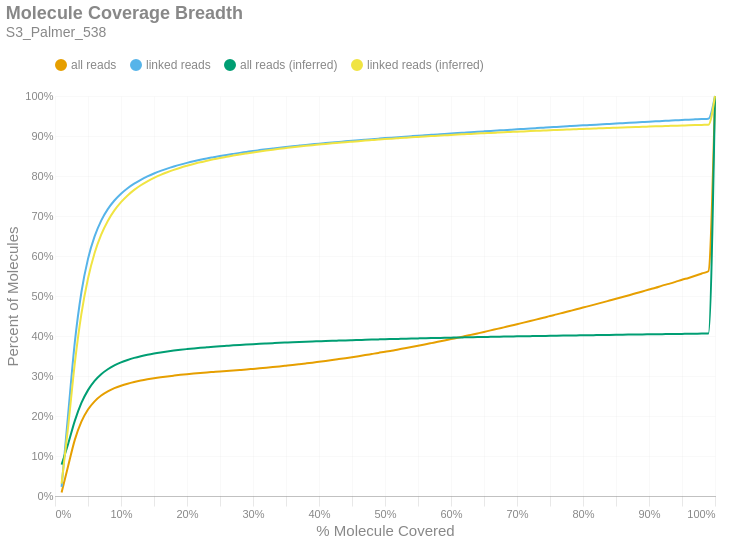

The notebook cell this image was saved under:
### Markdown cell above
### Molecule Read Coverage
This chart shows molecule coverage breadth as computed by the number of bases aligned to that molecule. In other words, "*how much of each unique long molecule is actually sequenced/aligned?*" Keep in mind there is a distinction between sequences and alignments, since some sequences belonging to a particular molecule may not align well and wouldn't appear in the alignment data. This chart also shows molecule coverage breadth as computed by the *inferred fragment* from which the aligned sequences originate. Unlike read coverage, this calculation takes into account the total insert size, including unsequenced gaps between the forward and reverse reads. Like the previous figures, these are cumulative percents.

### Code cell
if SKIPLR:
    print_html(f"Skipped")
else:
    binned_df = consolidated_hist(valids['coverage_bp'], mask, 0.01, True)
    binned_df_inf = consolidated_hist(valids['coverage_inserts'], mask, 0.01, True)
    binned_df = binned_df.with_columns(pl.lit(binned_df_inf['all reads (cumsum)']).alias('all reads (inferred)'))
    binned_df = binned_df.with_columns(pl.lit(binned_df_inf['linked reads (cumsum)']).alias('linked reads (inferred)'))
    binned_df = binned_df.with_columns(
        (pl.col('bin').cast(pl.Float64) + 0.01).alias('right_edge')
    )

    with SafeRender(binned_df):
        (
            density_plot(binned_df, 'Molecule Coverage Breadth', samplename, 'molcov', ['all reads (inferred)','linked reads (inferred)'])
            .encode(
                #x=alt.X('bin:Q', title="% Molecule Covered").axis(format = '%').scale(padding=0),
                x=alt.X('right_edge:Q', title="% Molecule Covered").axis(format='%').scale(padding=0),
                y=alt.Y('value:Q', title='Percent of Molecules')
                    .axis(format='%')
                    .stack(False)
                    .scale(domainMin=0, padding=0),
                color=alt.Color("key:N").scale(domain = ["all reads", "linked reads", "all reads (inferred)", "linked reads (inferred)"]),
                tooltip = [
                    alt.Tooltip("key:N", title = "Data Type"),
                    alt.Tooltip("range_label:N", title="% Molecule Covered"),
                    alt.Tooltip("value:Q", format = ".2%", title="% Molecules")
                ]
            )
        ).display()

### Figure 1 — Vega-Lite specification as saved in the notebook (floating-point values rounded to 4 significant figures)
{"width": "container", "height": 400, "config": {"title": {"anchor": "start", "dy": -15, "fontSize": 18, "color": "#888888", "subtitleColor": "#888888", "subtitleFontSize": 14}, "arc": {"fill": "#0072B2"}, "axis": {"domainColor": "#888888", "domainWidth": 0.5, "gridWidth": 0.2, "grid": false, "titleFontWeight": 400, "titleFontSize": 15, "labelFontSize": 11, "labelColor": "#888888", "tickColor": "#888888", "tickWidth": 0.2, "titleColor": "#888888"}, "axisBand": {"grid": false}, "axisX": {"grid": true, "tickSize": 10, "domainCap": "round"}, "axisY": {"domain": false, "grid": true, "tickSize": 0, "domainCap": "round"}, "background": "transparent", "header": {"labelFontSize": 15, "labelColor": "#888888", "titleFontSize": 15, "titleFontWeight": 600, "titleColor": "#888888"}, "legend": {"labelFont": "sans-serif", "labelFontSize": 12, "labelColor": "#888888", "symbolSize": 100, "symbolType": "circle", "titleFontSize": 12, "titlePadding": 10, "titleColor": "#888888", "title": null, "orient": "top"}, "range": {"category": ["#E69F00", "#56B4E9", "#009E73", "#F0E442", "#0072B2", "#D55E00", "#CC79A7", "#000000"], "diverging": ["#cfe8f3", "#a2d4ec", "#73bfe2", "#46abdb", "#1696d2", "#12719e"]}, "area": {"fill": "#0072B2", "fillOpacity": 0.7, "line": true, "strokeOpacity": 0.7}, "line": {"color": "#0072B2", "stroke": "#0072B2", "strokeWidth": 2}, "trail": {"color": "#0072B2", "stroke": "#0072B2", "strokeWidth": 0, "size": 1}, "point": {"filled": true, "fillOpacity": 1.0, "size": 95}, "text": {"color": "#888888", "fontSize": 11, "align": "right", "fontWeight": 400, "size": 11}, "bar": {"fill": "#0072B2", "stroke": null}, "view": {"stroke": null, "continuousWidth": 660, "continuousHeight": 400}}, "data": {"name": "data-57d8e69b1ba6b831a5f6328eb37bf9a3"}, "mark": {"type": "line", "interpolate": "monotone", "point": {"opacity": 0, "size": 275}}, "encoding": {"color": {"field": "key", "scale": {"domain": ["all reads", "linked reads", "all reads (inferred)", "linked reads (inferred)"]}, "type": "nominal"}, "tooltip": [{"field": "key", "title": "Data Type", "type": "nominal"}, {"field": "range_label", "title": "% Molecule Covered", "type": "nominal"}, {"field": "value", "format": ".2%", "title": "% Molecules", "type": "quantitative"}], "x": {"axis": {"format": "%"}, "field": "right_edge", "scale": {"padding": 0}, "title": "% Molecule Covered", "type": "quantitative"}, "y": {"axis": {"format": "%"}, "field": "value", "scale": {"domainMin": 0, "padding": 0}, "stack": false, "title": "Percent of Molecules", "type": "quantitative"}}, "params": [{"name": "param_c36ac31b6afebe62", "select": {"type": "point", "fields": ["key"]}, "bind": "legend"}], "title": {"text": "Molecule Coverage Breadth", "subtitle": "S3_Palmer_538"}, "transform": [{"fold": ["all reads (cumsum)", "linked reads (cumsum)", "all reads (inferred)", "linked reads (inferred)"]}, {"calculate": "replace(datum.key, ' (cumsum)', '')", "as": "key"}, {"filter": {"param": "param_c36ac31b6afebe62"}}], "usermeta": {"embedOptions": {"downloadFileName": "S3_Palmer_538.molcov"}}, "$schema": "https://vega.github.io/schema/vega-lite/v6.1.0.json", "datasets": {"data-57d8e69b1ba6b831a5f6328eb37bf9a3": [{"bin": "0.0", "interval": "0.0-0.01", "all reads": 0.008643, "linked reads": 0.02278, "all reads (cumsum)": 0.008643, "linked reads (cumsum)": 0.02278, "range_label": "0.0-0.01", "all reads (inferred)": 0.07837, "linked reads (inferred)": 0.03121, "right_edge": 0.01}, {"bin": "0.01", "interval": "0.01-0.02", "all reads": 0.06701, "linked reads": 0.1835, "all reads (cumsum)": 0.07565, "linked reads (cumsum)": 0.2062, "range_label": "0.01-0.02", "all reads (inferred)": 0.1307, "linked reads (inferred)": 0.1744, "right_edge": 0.02}, {"bin": "0.02", "interval": "0.02-0.03", "all reads": 0.06468, "linked reads": 0.1779, "all reads (cumsum)": 0.1403, "linked reads (cumsum)": 0.3842, "range_label": "0.02-0.03", "all reads (inferred)": 0.1878, "linked reads (inferred)": 0.3318, "right_edge": 0.03}, {"bin": "0.03", "interval": "0.03-0.04", "all reads": 0.04551, "linked reads": 0.1252, "all reads (cumsum)": 0.1858, "linked reads (cumsum)": 0.5094, "range_label": "0.03-0.04", "all reads (inferred)": 0.2326, "linked reads (inferred)": 0.4552, "right_edge": 0.04}, {"bin": "0.04", "interval": "0.04-0.05", "all reads": 0.03034, "linked reads": 0.08344, "all reads (cumsum)": 0.2162, "linked reads (cumsum)": 0.5928, "range_label": "0.04-0.05", "all reads (inferred)": 0.2647, "linked reads (inferred)": 0.5436, "right_edge": 0.05}, {"bin": "0.05", "interval": "0.05-0.06", "all reads": 0.02048, "linked reads": 0.05614, "all reads (cumsum)": 0.2367, "linked reads (cumsum)": 0.649, "range_label": "0.05-0.06", "all reads (inferred)": 0.2879, "linked reads (inferred)": 0.6077, "right_edge": 0.06}, {"bin": "0.06", "interval": "0.06-0.07", "all reads": 0.01445, "linked reads": 0.03959, "all reads (cumsum)": 0.2511, "linked reads (cumsum)": 0.6885, "range_label": "0.06-0.07", "all reads (inferred)": 0.3045, "linked reads (inferred)": 0.6535, "right_edge": 0.07}, {"bin": "0.07", "interval": "0.07-0.08", "all reads": 0.01047, "linked reads": 0.02861, "all reads (cumsum)": 0.2616, "linked reads (cumsum)": 0.7172, "range_label": "0.07-0.08", "all reads (inferred)": 0.317, "linked reads (inferred)": 0.6877, "right_edge": 0.08}, {"bin": "0.08", "interval": "0.08-0.09", "all reads": 0.007922, "linked reads": 0.02162, "all reads (cumsum)": 0.2695, "linked reads (cumsum)": 0.7388, "range_label": "0.08-0.09", "all reads (inferred)": 0.3265, "linked reads (inferred)": 0.714, "right_edge": 0.09}, {"bin": "0.09", "interval": "0.09-0.1", "all reads": 0.006274, "linked reads": 0.01708, "all reads (cumsum)": 0.2758, "linked reads (cumsum)": 0.7559, "range_label": "0.09-0.1", "all reads (inferred)": 0.3341, "linked reads (inferred)": 0.7348, "right_edge": 0.1}, {"bin": "0.1", "interval": "0.1-0.11", "all reads": 0.005033, "linked reads": 0.01365, "all reads (cumsum)": 0.2808, "linked reads (cumsum)": 0.7695, "range_label": "0.1-0.11", "all reads (inferred)": 0.3401, "linked reads (inferred)": 0.7514, "right_edge": 0.11}, {"bin": "0.11", "interval": "0.11-0.12", "all reads": 0.00418, "linked reads": 0.01131, "all reads (cumsum)": 0.285, "linked reads (cumsum)": 0.7808, "range_label": "0.11-0.12", "all reads (inferred)": 0.3452, "linked reads (inferred)": 0.7653, "right_edge": 0.12}, {"bin": "0.12", "interval": "0.12-0.13", "all reads": 0.003579, "linked reads": 0.009683, "all reads (cumsum)": 0.2886, "linked reads (cumsum)": 0.7905, "range_label": "0.12-0.13", "all reads (inferred)": 0.3494, "linked reads (inferred)": 0.7769, "right_edge": 0.13}, {"bin": "0.13", "interval": "0.13-0.14", "all reads": 0.003103, "linked reads": 0.008359, "all reads (cumsum)": 0.2917, "linked reads (cumsum)": 0.7989, "range_label": "0.13-0.14", "all reads (inferred)": 0.3531, "linked reads (inferred)": 0.7868, "right_edge": 0.14}, {"bin": "0.14", "interval": "0.14-0.15", "all reads": 0.00275, "linked reads": 0.007373, "all reads (cumsum)": 0.2944, "linked reads (cumsum)": 0.8062, "range_label": "0.14-0.15", "all reads (inferred)": 0.3562, "linked reads (inferred)": 0.7953, "right_edge": 0.15}, {"bin": "0.15", "interval": "0.15-0.16", "all reads": 0.00242, "linked reads": 0.006489, "all reads (cumsum)": 0.2968, "linked reads (cumsum)": 0.8127, "range_label": "0.15-0.16", "all reads (inferred)": 0.3589, "linked reads (inferred)": 0.8028, "right_edge": 0.16}, {"bin": "0.16", "interval": "0.16-0.17", "all reads": 0.002147, "linked reads": 0.005704, "all reads (cumsum)": 0.299, "linked reads (cumsum)": 0.8184, "range_label": "0.16-0.17", "all reads (inferred)": 0.3614, "linked reads (inferred)": 0.8094, "right_edge": 0.17}, {"bin": "0.17", "interval": "0.17-0.18", "all reads": 0.001964, "linked reads": 0.005194, "all reads (cumsum)": 0.301, "linked reads (cumsum)": 0.8236, "range_label": "0.17-0.18", "all reads (inferred)": 0.3635, "linked reads (inferred)": 0.8154, "right_edge": 0.18}, {"bin": "0.18", "interval": "0.18-0.19", "all reads": 0.001875, "linked reads": 0.004856, "all reads (cumsum)": 0.3028, "linked reads (cumsum)": 0.8285, "range_label": "0.18-0.19", "all reads (inferred)": 0.3655, "linked reads (inferred)": 0.8208, "right_edge": 0.19}, {"bin": "0.19", "interval": "0.19-0.2", "all reads": 0.001677, "linked reads": 0.004317, "all reads (cumsum)": 0.3045, "linked reads (cumsum)": 0.8328, "range_label": "0.19-0.2", "all reads (inferred)": 0.3673, "linked reads (inferred)": 0.8256, "right_edge": 0.2}, {"bin": "0.2", "interval": "0.2-0.21", "all reads": 0.001568, "linked reads": 0.003989, "all reads (cumsum)": 0.3061, "linked reads (cumsum)": 0.8368, "range_label": "0.2-0.21", "all reads (inferred)": 0.3689, "linked reads (inferred)": 0.83, "right_edge": 0.21}, {"bin": "0.21", "interval": "0.21-0.22", "all reads": 0.001472, "linked reads": 0.003694, "all reads (cumsum)": 0.3075, "linked reads (cumsum)": 0.8405, "range_label": "0.21-0.22", "all reads (inferred)": 0.3705, "linked reads (inferred)": 0.8343, "right_edge": 0.22}, {"bin": "0.22", "interval": "0.22-0.23", "all reads": 0.001382, "linked reads": 0.003437, "all reads (cumsum)": 0.3089, "linked reads (cumsum)": 0.8439, "range_label": "0.22-0.23", "all reads (inferred)": 0.3718, "linked reads (inferred)": 0.838, "right_edge": 0.23}, {"bin": "0.23", "interval": "0.23-0.24", "all reads": 0.001265, "linked reads": 0.003057, "all reads (cumsum)": 0.3102, "linked reads (cumsum)": 0.847, "range_label": "0.23-0.24", "all reads (inferred)": 0.3732, "linked reads (inferred)": 0.8417, "right_edge": 0.24}, {"bin": "0.24", "interval": "0.24-0.25", "all reads": 0.001266, "linked reads": 0.003004, "all reads (cumsum)": 0.3115, "linked reads (cumsum)": 0.85, "range_label": "0.24-0.25", "all reads (inferred)": 0.3744, "linked reads (inferred)": 0.845, "right_edge": 0.25}, {"bin": "0.25", "interval": "0.25-0.26", "all reads": 0.001202, "linked reads": 0.002749, "all reads (cumsum)": 0.3127, "linked reads (cumsum)": 0.8527, "range_label": "0.25-0.26", "all reads (inferred)": 0.3755, "linked reads (inferred)": 0.8481, "right_edge": 0.26}, {"bin": "0.26", "interval": "0.26-0.27", "all reads": 0.001161, "linked reads": 0.002572, "all reads (cumsum)": 0.3138, "linked reads (cumsum)": 0.8553, "range_label": "0.26-0.27", "all reads (inferred)": 0.3766, "linked reads (inferred)": 0.8511, "right_edge": 0.27}, {"bin": "0.27", "interval": "0.27-0.28", "all reads": 0.00122, "linked reads": 0.002504, "all reads (cumsum)": 0.315, "linked reads (cumsum)": 0.8578, "range_label": "0.27-0.28", "all reads (inferred)": 0.3777, "linked reads (inferred)": 0.8539, "right_edge": 0.28}, {"bin": "0.28", "interval": "0.28-0.29", "all reads": 0.001268, "linked reads": 0.002366, "all reads (cumsum)": 0.3163, "linked reads (cumsum)": 0.8602, "range_label": "0.28-0.29", "all reads (inferred)": 0.3787, "linked reads (inferred)": 0.8565, "right_edge": 0.29}, {"bin": "0.29", "interval": "0.29-0.3", "all reads": 0.001424, "linked reads": 0.002408, "all reads (cumsum)": 0.3177, "linked reads (cumsum)": 0.8626, "range_label": "0.29-0.3", "all reads (inferred)": 0.3796, "linked reads (inferred)": 0.859, "right_edge": 0.3}, {"bin": "0.3", "interval": "0.3-0.31", "all reads": 0.001412, "linked reads": 0.00215, "all reads (cumsum)": 0.3191, "linked reads (cumsum)": 0.8647, "range_label": "0.3-0.31", "all reads (inferred)": 0.3805, "linked reads (inferred)": 0.8614, "right_edge": 0.31}, {"bin": "0.31", "interval": "0.31-0.32", "all reads": 0.001518, "linked reads": 0.002134, "all reads (cumsum)": 0.3207, "linked reads (cumsum)": 0.8669, "range_label": "0.31-0.32", "all reads (inferred)": 0.3813, "linked reads (inferred)": 0.8636, "right_edge": 0.32}, {"bin": "0.32", "interval": "0.32-0.33", "all reads": 0.001624, "linked reads": 0.001955, "all reads (cumsum)": 0.3223, "linked reads (cumsum)": 0.8688, "range_label": "0.32-0.33", "all reads (inferred)": 0.3821, "linked reads (inferred)": 0.8657, "right_edge": 0.33}, {"bin": "0.33", "interval": "0.33-0.34", "all reads": 0.001685, "linked reads": 0.001927, "all reads (cumsum)": 0.324, "linked reads (cumsum)": 0.8707, "range_label": "0.33-0.34", "all reads (inferred)": 0.3829, "linked reads (inferred)": 0.8679, "right_edge": 0.34}, {"bin": "0.34", "interval": "0.34-0.35", "all reads": 0.001762, "linked reads": 0.001859, "all reads (cumsum)": 0.3257, "linked reads (cumsum)": 0.8726, "range_label": "0.34-0.35", "all reads (inferred)": 0.3836, "linked reads (inferred)": 0.8699, "right_edge": 0.35}, {"bin": "0.35", "interval": "0.35-0.36", "all reads": 0.00179, "linked reads": 0.001803, "all reads (cumsum)": 0.3275, "linked reads (cumsum)": 0.8744, "range_label": "0.35-0.36", "all reads (inferred)": 0.3843, "linked reads (inferred)": 0.8718, "right_edge": 0.36}, {"bin": "0.36", "interval": "0.36-0.37", "all reads": 0.001899, "linked reads": 0.001707, "all reads (cumsum)": 0.3294, "linked reads (cumsum)": 0.8761, "range_label": "0.36-0.37", "all reads (inferred)": 0.385, "linked reads (inferred)": 0.8737, "right_edge": 0.37}, {"bin": "0.37", "interval": "0.37-0.38", "all reads": 0.00195, "linked reads": 0.001676, "all reads (cumsum)": 0.3314, "linked reads (cumsum)": 0.8778, "range_label": "0.37-0.38", "all reads (inferred)": 0.3856, "linked reads (inferred)": 0.8754, "right_edge": 0.38}, {"bin": "0.38", "interval": "0.38-0.39", "all reads": 0.002003, "linked reads": 0.001567, "all reads (cumsum)": 0.3334, "linked reads (cumsum)": 0.8794, "range_label": "0.38-0.39", "all reads (inferred)": 0.3863, "linked reads (inferred)": 0.877, "right_edge": 0.39}, {"bin": "0.39", "interval": "0.39-0.4", "all reads": 0.002138, "linked reads": 0.001568, "all reads (cumsum)": 0.3355, "linked reads (cumsum)": 0.8809, "range_label": "0.39-0.4", "all reads (inferred)": 0.3869, "linked reads (inferred)": 0.8786, "right_edge": 0.4}, {"bin": "0.4", "interval": "0.4-0.41", "all reads": 0.002141, "linked reads": 0.001461, "all reads (cumsum)": 0.3377, "linked reads (cumsum)": 0.8824, "range_label": "0.4-0.41", "all reads (inferred)": 0.3875, "linked reads (inferred)": 0.8802, "right_edge": 0.41}, {"bin": "0.41", "interval": "0.41-0.42", "all reads": 0.002217, "linked reads": 0.00144, "all reads (cumsum)": 0.3399, "linked reads (cumsum)": 0.8838, "range_label": "0.41-0.42", "all reads (inferred)": 0.388, "linked reads (inferred)": 0.8817, "right_edge": 0.42}, {"bin": "0.42", "interval": "0.42-0.43", "all reads": 0.002366, "linked reads": 0.001424, "all reads (cumsum)": 0.3422, "linked reads (cumsum)": 0.8853, "range_label": "0.42-0.43", "all reads (inferred)": 0.3885, "linked reads (inferred)": 0.8831, "right_edge": 0.43}, {"bin": "0.43", "interval": "0.43-0.44", "all reads": 0.002413, "linked reads": 0.001456, "all reads (cumsum)": 0.3447, "linked reads (cumsum)": 0.8867, "range_label": "0.43-0.44", "all reads (inferred)": 0.3891, "linked reads (inferred)": 0.8845, "right_edge": 0.44}, {"bin": "0.44", "interval": "0.44-0.45", "all reads": 0.002471, "linked reads": 0.001402, "all reads (cumsum)": 0.3471, "linked reads (cumsum)": 0.8881, "range_label": "0.44-0.45", "all reads (inferred)": 0.3896, "linked reads (inferred)": 0.8859, "right_edge": 0.45}, {"bin": "0.45", "interval": "0.45-0.46", "all reads": 0.002532, "linked reads": 0.001364, "all reads (cumsum)": 0.3497, "linked reads (cumsum)": 0.8895, "range_label": "0.45-0.46", "all reads (inferred)": 0.39, "linked reads (inferred)": 0.8872, "right_edge": 0.46}, {"bin": "0.46", "interval": "0.46-0.47", "all reads": 0.002609, "linked reads": 0.001316, "all reads (cumsum)": 0.3523, "linked reads (cumsum)": 0.8908, "range_label": "0.46-0.47", "all reads (inferred)": 0.3905, "linked reads (inferred)": 0.8885, "right_edge": 0.47}, {"bin": "0.47", "interval": "0.47-0.48", "all reads": 0.002732, "linked reads": 0.001298, "all reads (cumsum)": 0.355, "linked reads (cumsum)": 0.8921, "range_label": "0.47-0.48", "all reads (inferred)": 0.391, "linked reads (inferred)": 0.8897, "right_edge": 0.48}, {"bin": "0.48", "interval": "0.48-0.49", "all reads": 0.00272, "linked reads": 0.001315, "all reads (cumsum)": 0.3577, "linked reads (cumsum)": 0.8934, "range_label": "0.48-0.49", "all reads (inferred)": 0.3915, "linked reads (inferred)": 0.891, "right_edge": 0.49}, {"bin": "0.49", "interval": "0.49-0.5", "all reads": 0.00307, "linked reads": 0.001295, "all reads (cumsum)": 0.3608, "linked reads (cumsum)": 0.8947, "range_label": "0.49-0.5", "all reads (inferred)": 0.3919, "linked reads (inferred)": 0.8922, "right_edge": 0.5}, {"bin": "0.5", "interval": "0.5-0.51", "all reads": 0.002609, "linked reads": 0.001229, "all reads (cumsum)": 0.3634, "linked reads (cumsum)": 0.8959, "range_label": "0.5-0.51", "all reads (inferred)": 0.3924, "linked reads (inferred)": 0.8933, "right_edge": 0.51}, {"bin": "0.51", "interval": "0.51-0.52", "all reads": 0.003062, "linked reads": 0.001201, "all reads (cumsum)": 0.3665, "linked reads (cumsum)": 0.8971, "range_label": "0.51-0.52", "all reads (inferred)": 0.3928, "linked reads (inferred)": 0.8945, "right_edge": 0.52}, {"bin": "0.52", "interval": "0.52-0.53", "all reads": 0.002964, "linked reads": 0.001152, "all reads (cumsum)": 0.3694, "linked reads (cumsum)": 0.8983, "range_label": "0.52-0.53", "all reads (inferred)": 0.3932, "linked reads (inferred)": 0.8956, "right_edge": 0.53}, {"bin": "0.53", "interval": "0.53-0.54", "all reads": 0.003055, "linked reads": 0.001227, "all reads (cumsum)": 0.3725, "linked reads (cumsum)": 0.8995, "range_label": "0.53-0.54", "all reads (inferred)": 0.3936, "linked reads (inferred)": 0.8967, "right_edge": 0.54}, {"bin": "0.54", "interval": "0.54-0.55", "all reads": 0.003167, "linked reads": 0.001202, "all reads (cumsum)": 0.3756, "linked reads (cumsum)": 0.9007, "range_label": "0.54-0.55", "all reads (inferred)": 0.394, "linked reads (inferred)": 0.8977, "right_edge": 0.55}, {"bin": "0.55", "interval": "0.55-0.56", "all reads": 0.003259, "linked reads": 0.001117, "all reads (cumsum)": 0.3789, "linked reads (cumsum)": 0.9018, "range_label": "0.55-0.56", "all reads (inferred)": 0.3944, "linked reads (inferred)": 0.8987, "right_edge": 0.56}, {"bin": "0.56", "interval": "0.56-0.57", "all reads": 0.003239, "linked reads": 0.001116, "all reads (cumsum)": 0.3821, "linked reads (cumsum)": 0.9029, "range_label": "0.56-0.57", "all reads (inferred)": 0.3948, "linked reads (inferred)": 0.8997, "right_edge": 0.57}, {"bin": "0.57", "interval": "0.57-0.58", "all reads": 0.003231, "linked reads": 0.001114, "all reads (cumsum)": 0.3854, "linked reads (cumsum)": 0.9041, "range_label": "0.57-0.58", "all reads (inferred)": 0.3951, "linked reads (inferred)": 0.9006, "right_edge": 0.58}, {"bin": "0.58", "interval": "0.58-0.59", "all reads": 0.003341, "linked reads": 0.001121, "all reads (cumsum)": 0.3887, "linked reads (cumsum)": 0.9052, "range_label": "0.58-0.59", "all reads (inferred)": 0.3955, "linked reads (inferred)": 0.9016, "right_edge": 0.59}, {"bin": "0.59", "interval": "0.59-0.6", "all reads": 0.003546, "linked reads": 0.00104, "all reads (cumsum)": 0.3923, "linked reads (cumsum)": 0.9062, "range_label": "0.59-0.6", "all reads (inferred)": 0.3959, "linked reads (inferred)": 0.9025, "right_edge": 0.6}, {"bin": "0.6", "interval": "0.6-0.61", "all reads": 0.003413, "linked reads": 0.001115, "all reads (cumsum)": 0.3957, "linked reads (cumsum)": 0.9073, "range_label": "0.6-0.61", "all reads (inferred)": 0.3963, "linked reads (inferred)": 0.9035, "right_edge": 0.61}, {"bin": "0.61", "interval": "0.61-0.62", "all reads": 0.003548, "linked reads": 0.001037, "all reads (cumsum)": 0.3992, "linked reads (cumsum)": 0.9084, "range_label": "0.61-0.62", "all reads (inferred)": 0.3966, "linked reads (inferred)": 0.9044, "right_edge": 0.62}, {"bin": "0.62", "interval": "0.62-0.63", "all reads": 0.003608, "linked reads": 0.001039, "all reads (cumsum)": 0.4028, "linked reads (cumsum)": 0.9094, "range_label": "0.62-0.63", "all reads (inferred)": 0.3969, "linked reads (inferred)": 0.9052, "right_edge": 0.63}, {"bin": "0.63", "interval": "0.63-0.64", "all reads": 0.003616, "linked reads": 0.001119, "all reads (cumsum)": 0.4064, "linked reads (cumsum)": 0.9105, "range_label": "0.63-0.64", "all reads (inferred)": 0.3973, "linked reads (inferred)": 0.9061, "right_edge": 0.64}, {"bin": "0.64", "interval": "0.64-0.65", "all reads": 0.003684, "linked reads": 0.001071, "all reads (cumsum)": 0.4101, "linked reads (cumsum)": 0.9116, "range_label": "0.64-0.65", "all reads (inferred)": 0.3976, "linked reads (inferred)": 0.9069, "right_edge": 0.65}, {"bin": "0.65", "interval": "0.65-0.66", "all reads": 0.003938, "linked reads": 0.001047, "all reads (cumsum)": 0.4141, "linked reads (cumsum)": 0.9126, "range_label": "0.65-0.66", "all reads (inferred)": 0.3979, "linked reads (inferred)": 0.9077, "right_edge": 0.66}, {"bin": "0.66", "interval": "0.66-0.67", "all reads": 0.003714, "linked reads": 0.001029, "all reads (cumsum)": 0.4178, "linked reads (cumsum)": 0.9137, "range_label": "0.66-0.67", "all reads (inferred)": 0.3982, "linked reads (inferred)": 0.9085, "right_edge": 0.67}, {"bin": "0.67", "interval": "0.67-0.68", "all reads": 0.00383, "linked reads": 0.001013, "all reads (cumsum)": 0.4216, "linked reads (cumsum)": 0.9147, "range_label": "0.67-0.68", "all reads (inferred)": 0.3985, "linked reads (inferred)": 0.9093, "right_edge": 0.68}, {"bin": "0.68", "interval": "0.68-0.69", "all reads": 0.003809, "linked reads": 0.001058, "all reads (cumsum)": 0.4254, "linked reads (cumsum)": 0.9157, "range_label": "0.68-0.69", "all reads (inferred)": 0.3988, "linked reads (inferred)": 0.91, "right_edge": 0.69}, {"bin": "0.69", "interval": "0.69-0.7", "all reads": 0.00406, "linked reads": 0.001038, "all reads (cumsum)": 0.4295, "linked reads (cumsum)": 0.9168, "range_label": "0.69-0.7", "all reads (inferred)": 0.3991, "linked reads (inferred)": 0.9108, "right_edge": 0.7}, {"bin": "0.7", "interval": "0.7-0.71", "all reads": 0.003902, "linked reads": 0.0009691, "all reads (cumsum)": 0.4334, "linked reads (cumsum)": 0.9178, "range_label": "0.7-0.71", "all reads (inferred)": 0.3994, "linked reads (inferred)": 0.9115, "right_edge": 0.71}, {"bin": "0.71", "interval": "0.71-0.72", "all reads": 0.004015, "linked reads": 0.0009979, "all reads (cumsum)": 0.4374, "linked reads (cumsum)": 0.9188, "range_label": "0.71-0.72", "all reads (inferred)": 0.3996, "linked reads (inferred)": 0.9123, "right_edge": 0.72}, {"bin": "0.72", "interval": "0.72-0.73", "all reads": 0.00414, "linked reads": 0.001027, "all reads (cumsum)": 0.4415, "linked reads (cumsum)": 0.9198, "range_label": "0.72-0.73", "all reads (inferred)": 0.3999, "linked reads (inferred)": 0.913, "right_edge": 0.73}, {"bin": "0.73", "interval": "0.73-0.74", "all reads": 0.004082, "linked reads": 0.001039, "all reads (cumsum)": 0.4456, "linked reads (cumsum)": 0.9208, "range_label": "0.73-0.74", "all reads (inferred)": 0.4002, "linked reads (inferred)": 0.9137, "right_edge": 0.74}, {"bin": "0.74", "interval": "0.74-0.75", "all reads": 0.00437, "linked reads": 0.001043, "all reads (cumsum)": 0.45, "linked reads (cumsum)": 0.9219, "range_label": "0.74-0.75", "all reads (inferred)": 0.4005, "linked reads (inferred)": 0.9144, "right_edge": 0.75}, {"bin": "0.75", "interval": "0.75-0.76", "all reads": 0.004, "linked reads": 0.0009265, "all reads (cumsum)": 0.454, "linked reads (cumsum)": 0.9228, "range_label": "0.75-0.76", "all reads (inferred)": 0.4007, "linked reads (inferred)": 0.915, "right_edge": 0.76}, {"bin": "0.76", "interval": "0.76-0.77", "all reads": 0.004274, "linked reads": 0.001016, "all reads (cumsum)": 0.4583, "linked reads (cumsum)": 0.9238, "range_label": "0.76-0.77", "all reads (inferred)": 0.401, "linked reads (inferred)": 0.9157, "right_edge": 0.77}, {"bin": "0.77", "interval": "0.77-0.78", "all reads": 0.004194, "linked reads": 0.000917, "all reads (cumsum)": 0.4625, "linked reads (cumsum)": 0.9247, "range_label": "0.77-0.78", "all reads (inferred)": 0.4013, "linked reads (inferred)": 0.9164, "right_edge": 0.78}, {"bin": "0.78", "interval": "0.78-0.79", "all reads": 0.004244, "linked reads": 0.0009287, "all reads (cumsum)": 0.4667, "linked reads (cumsum)": 0.9256, "range_label": "0.78-0.79", "all reads (inferred)": 0.4015, "linked reads (inferred)": 0.9171, "right_edge": 0.79}, {"bin": "0.79", "interval": "0.79-0.8", "all reads": 0.004478, "linked reads": 0.0009734, "all reads (cumsum)": 0.4712, "linked reads (cumsum)": 0.9266, "range_label": "0.79-0.8", "all reads (inferred)": 0.4018, "linked reads (inferred)": 0.9177, "right_edge": 0.8}, {"bin": "0.8", "interval": "0.8-0.81", "all reads": 0.004181, "linked reads": 0.0008637, "all reads (cumsum)": 0.4754, "linked reads (cumsum)": 0.9275, "range_label": "0.8-0.81", "all reads (inferred)": 0.402, "linked reads (inferred)": 0.9183, "right_edge": 0.81}, {"bin": "0.81", "interval": "0.81-0.82", "all reads": 0.004344, "linked reads": 0.0008988, "all reads (cumsum)": 0.4797, "linked reads (cumsum)": 0.9284, "range_label": "0.81-0.82", "all reads (inferred)": 0.4023, "linked reads (inferred)": 0.9189, "right_edge": 0.82}, {"bin": "0.82", "interval": "0.82-0.83", "all reads": 0.004439, "linked reads": 0.001001, "all reads (cumsum)": 0.4841, "linked reads (cumsum)": 0.9294, "range_label": "0.82-0.83", "all reads (inferred)": 0.4025, "linked reads (inferred)": 0.9196, "right_edge": 0.83}, {"bin": "0.83", "interval": "0.83-0.84", "all reads": 0.004445, "linked reads": 0.0008957, "all reads (cumsum)": 0.4886, "linked reads (cumsum)": 0.9303, "range_label": "0.83-0.84", "all reads (inferred)": 0.4028, "linked reads (inferred)": 0.9202, "right_edge": 0.84}, {"bin": "0.84", "interval": "0.84-0.85", "all reads": 0.004446, "linked reads": 0.0009084, "all reads (cumsum)": 0.493, "linked reads (cumsum)": 0.9312, "range_label": "0.84-0.85", "all reads (inferred)": 0.403, "linked reads (inferred)": 0.9208, "right_edge": 0.85}, {"bin": "0.85", "interval": "0.85-0.86", "all reads": 0.004486, "linked reads": 0.000934, "all reads (cumsum)": 0.4975, "linked reads (cumsum)": 0.9321, "range_label": "0.85-0.86", "all reads (inferred)": 0.4033, "linked reads (inferred)": 0.9214, "right_edge": 0.86}, {"bin": "0.86", "interval": "0.86-0.87", "all reads": 0.004514, "linked reads": 0.0009393, "all reads (cumsum)": 0.502, "linked reads (cumsum)": 0.9331, "range_label": "0.86-0.87", "all reads (inferred)": 0.4035, "linked reads (inferred)": 0.922, "right_edge": 0.87}, {"bin": "0.87", "interval": "0.87-0.88", "all reads": 0.004687, "linked reads": 0.0009319, "all reads (cumsum)": 0.5067, "linked reads (cumsum)": 0.934, "range_label": "0.87-0.88", "all reads (inferred)": 0.4037, "linked reads (inferred)": 0.9225, "right_edge": 0.88}, {"bin": "0.88", "interval": "0.88-0.89", "all reads": 0.004645, "linked reads": 0.0009063, "all reads (cumsum)": 0.5114, "linked reads (cumsum)": 0.9349, "range_label": "0.88-0.89", "all reads (inferred)": 0.4039, "linked reads (inferred)": 0.923, "right_edge": 0.89}, {"bin": "0.89", "interval": "0.89-0.9", "all reads": 0.004725, "linked reads": 0.0008861, "all reads (cumsum)": 0.5161, "linked reads (cumsum)": 0.9358, "range_label": "0.89-0.9", "all reads (inferred)": 0.4041, "linked reads (inferred)": 0.9236, "right_edge": 0.9}, {"bin": "0.9", "interval": "0.9-0.91", "all reads": 0.004512, "linked reads": 0.0007817, "all reads (cumsum)": 0.5206, "linked reads (cumsum)": 0.9366, "range_label": "0.9-0.91", "all reads (inferred)": 0.4044, "linked reads (inferred)": 0.9242, "right_edge": 0.91}, {"bin": "0.91", "interval": "0.91-0.92", "all reads": 0.00525, "linked reads": 0.0008829, "all reads (cumsum)": 0.5259, "linked reads (cumsum)": 0.9375, "range_label": "0.91-0.92", "all reads (inferred)": 0.4046, "linked reads (inferred)": 0.9247, "right_edge": 0.92}, {"bin": "0.92", "interval": "0.92-0.93", "all reads": 0.004502, "linked reads": 0.0008701, "all reads (cumsum)": 0.5304, "linked reads (cumsum)": 0.9383, "range_label": "0.92-0.93", "all reads (inferred)": 0.4048, "linked reads (inferred)": 0.9252, "right_edge": 0.93}, {"bin": "0.93", "interval": "0.93-0.94", "all reads": 0.004887, "linked reads": 0.0008871, "all reads (cumsum)": 0.5352, "linked reads (cumsum)": 0.9392, "range_label": "0.93-0.94", "all reads (inferred)": 0.405, "linked reads (inferred)": 0.9257, "right_edge": 0.94}, {"bin": "0.94", "interval": "0.94-0.95", "all reads": 0.005433, "linked reads": 0.0008339, "all reads (cumsum)": 0.5407, "linked reads (cumsum)": 0.94, "range_label": "0.94-0.95", "all reads (inferred)": 0.4053, "linked reads (inferred)": 0.9262, "right_edge": 0.95}, {"bin": "0.95", "interval": "0.95-0.96", "all reads": 0.004521, "linked reads": 0.0008807, "all reads (cumsum)": 0.5452, "linked reads (cumsum)": 0.9409, "range_label": "0.95-0.96", "all reads (inferred)": 0.4055, "linked reads (inferred)": 0.9268, "right_edge": 0.96}, {"bin": "0.96", "interval": "0.96-0.97", "all reads": 0.005323, "linked reads": 0.0008168, "all reads (cumsum)": 0.5505, "linked reads (cumsum)": 0.9417, "range_label": "0.96-0.97", "all reads (inferred)": 0.4057, "linked reads (inferred)": 0.9273, "right_edge": 0.97}, {"bin": "0.97", "interval": "0.97-0.98", "all reads": 0.00581, "linked reads": 0.0008232, "all reads (cumsum)": 0.5563, "linked reads (cumsum)": 0.9426, "range_label": "0.97-0.98", "all reads (inferred)": 0.406, "linked reads (inferred)": 0.9277, "right_edge": 0.98}, {"bin": "0.98", "interval": "0.98-0.99", "all reads": 0.005584, "linked reads": 0.0008254, "all reads (cumsum)": 0.5619, "linked reads (cumsum)": 0.9434, "range_label": "0.98-0.99", "all reads (inferred)": 0.4063, "linked reads (inferred)": 0.9282, "right_edge": 0.99}, {"bin": "0.99", "interval": "0.99-1.0", "all reads": 0.4381, "linked reads": 0.05661, "all reads (cumsum)": 1.0, "linked reads (cumsum)": 1.0, "range_label": "0.99-1.0", "all reads (inferred)": 1.0, "linked reads (inferred)": 1.0, "right_edge": 1.0}]}}
